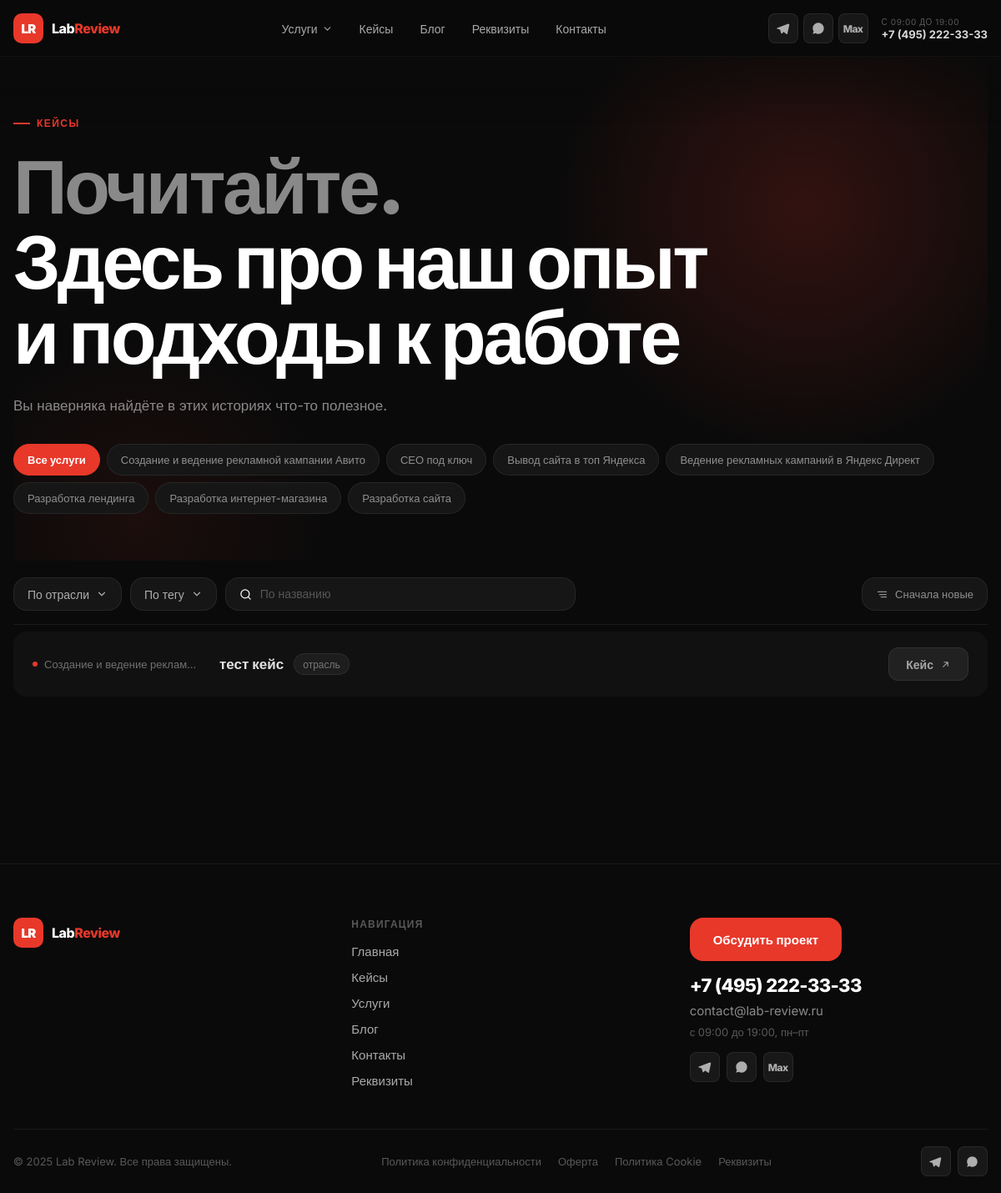
Page /cases/ on the earlier database version.
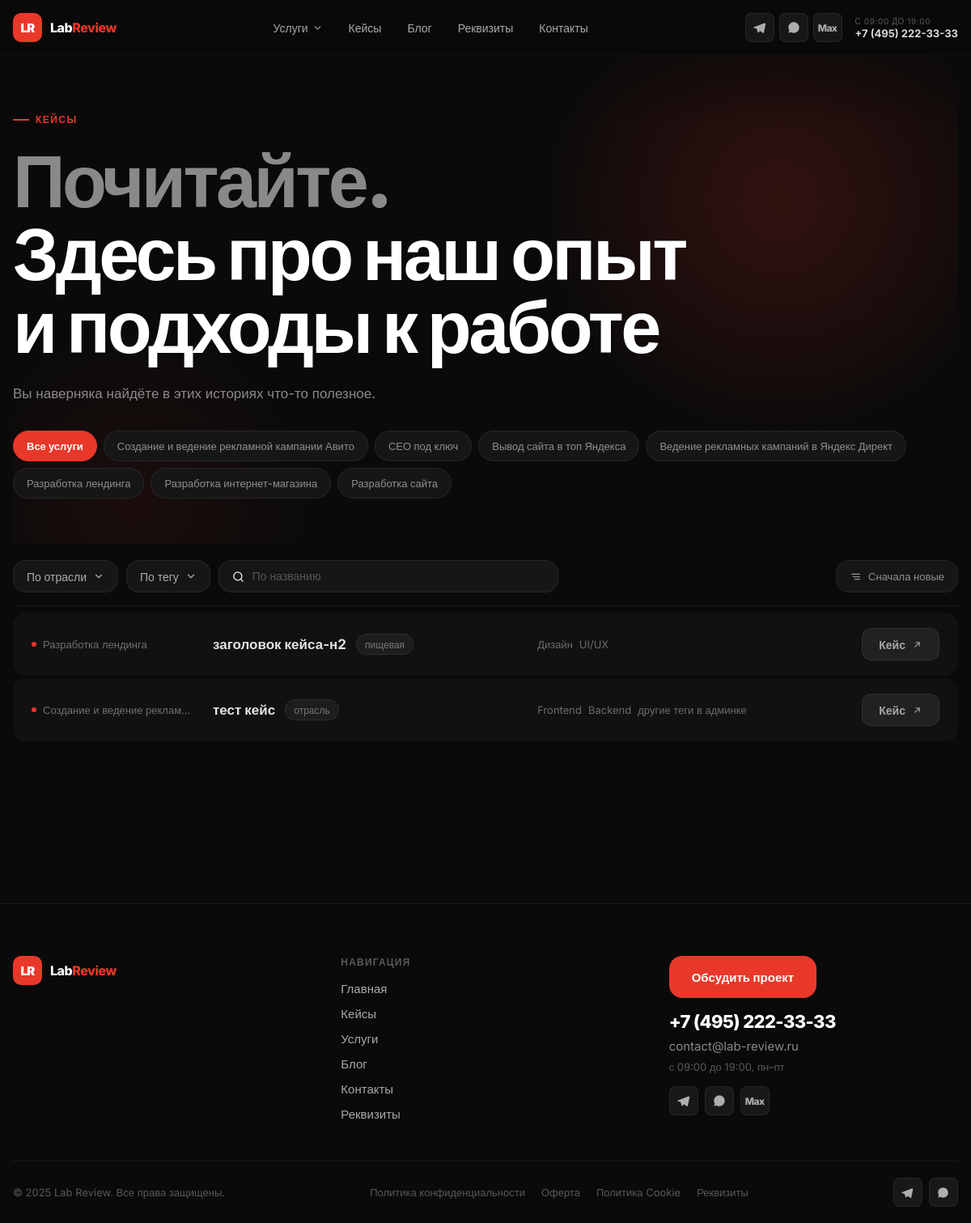
Same page on the later database version.
### cases/models.py (models this page shows, shortened)
class Case(models.Model):
	title = models.CharField('Заголовок', max_length=200)
	slug = models.SlugField('URL', max_length=200, unique=True, blank=True)
	service = models.CharField('Услуга', max_length=50, choices=SERVICE_CHOICES)
	direction = models.CharField('Направление', max_length=20, choices=DIRECTION_CHOICES)
	industry = models.CharField('Отрасль', max_length=100, blank=True)
	tags = models.ManyToManyField(Tag, blank=True, verbose_name='Теги')
	description = models.TextField('Короткое описание')
	cover = models.ImageField('Обложка', upload_to='cases/covers/', blank=True, null=True)
	metrics = models.JSONField('Метрики', default=list, blank=True, help_text='Список строк: ["+142% заявок", "-31% лид"]')
	blocks = models.JSONField('Блоки страницы', default=list, blank=True)
	meta_title = models.CharField('Meta Title', max_length=200, blank=True)
	meta_description = models.TextField('Meta Description', blank=True)
	is_published = models.BooleanField('Опубликован', default=False)
	created_at = models.DateTimeField('Дата создания', auto_now_add=True)
	class Meta:
		verbose_name = 'Кейс'
		verbose_name_plural = 'Кейсы'
		ordering = ['-created_at']

class Tag(models.Model):
	name = models.CharField('Название', max_length=100, unique=True)
	slug = models.SlugField(max_length=100, unique=True, blank=True)
	class Meta:
		verbose_name = 'Тег'
		verbose_name_plural = 'Теги'

### cases/views.py (the view)
# urls.py: path('', views.cases_list, name='list'),
def cases_list(request):
	cases = Case.objects.filter(is_published=True).prefetch_related('tags')
	service = request.GET.get('service')
	if service:
		cases = cases.filter(service=service)
	industry = request.GET.get('industry')
	if industry:
		cases = cases.filter(industry=industry)
	tag = request.GET.get('tag')
	if tag:
		cases = cases.filter(tags__slug=tag)
	search = request.GET.get('search')
	if search:
		cases = cases.filter(title__icontains=search)
	all_tags = Tag.objects.all()
	all_industries = Case.objects.filter(is_published=True).values_list('industry', flat=True).distinct()
	selected_tag_name = ''
	if tag:
		try:
			selected_tag_name = Tag.objects.get(slug=tag).name
		except Tag.DoesNotExist:
			pass
	context = {
		'cases': cases,
		'all_tags': all_tags,
		'all_industries': [i for i in all_industries if i],
		'service_choices': SERVICE_CHOICES,
		'selected_service': service,
		'selected_industry': industry,
		'selected_tag': tag,
		'selected_tag_name': selected_tag_name,
		'search': search or '',
	}
	return render(request, 'cases/list.html', context)

### cases/templates/cases/list.html (shortened to what this page needs)
{% extends "cases/base.html" %}
{% block content %}
<main class="cases-page">
	<div class="shell">
		<div class="hero">
			<div class="hero-blob"></div>
			<div class="hero-blob-2"></div>
			<div class="hero-inner">
				<div class="hero-label">Кейсы</div>
				<h1 class="hero-title">
					<span class="dim">Почитайте.</span><br>
					Здесь про наш опыт<br>и подходы к работе
				</h1>
				<p class="hero-subtitle">Вы наверняка найдёте в этих историях что-то полезное.</p>
				<div class="service-tabs">
					<button class="service-tab {% if not selected_service %}is-active{% endif %}" onclick="applyFilter('service', '')">
						Все услуги
					</button>
					{% for value, label in service_choices %}
					<button class="service-tab {% if selected_service == value %}is-active{% endif %}" onclick="applyFilter('service', '{{ value }}')">
						{{ label }}
					</button>
					{% endfor %}
				</div>
			</div>
		</div>
		<div class="filters" id="filters">
			<div class="dropdown">
				<button class="dropdown-btn" id="industry-btn" type="button">
					{% if selected_industry %}{{ selected_industry }}{% else %}По отрасли{% endif %}
					<svg width="14" height="14" viewBox="0 0 24 24" fill="none"><path d="M6 9l6 6 6-6" stroke="currentColor" stroke-width="2" stroke-linecap="round" stroke-linejoin="round"/></svg>
				</button>
			</div>
			<div class="dropdown">
				<button class="dropdown-btn" id="tag-btn" type="button">
					{% if selected_tag %}{{ selected_tag_name }}{% else %}По тегу{% endif %}
					<svg width="14" height="14" viewBox="0 0 24 24" fill="none"><path d="M6 9l6 6 6-6" stroke="currentColor" stroke-width="2" stroke-linecap="round" stroke-linejoin="round"/></svg>
				</button>
			</div>
			<label class="search-wrap">
				<svg width="15" height="15" viewBox="0 0 24 24" fill="none"><path d="M11 19a8 8 0 1 1 0-16 8 8 0 0 1 0 16Zm10 2-4.35-4.35" stroke="currentColor" stroke-width="2" stroke-linecap="round"/></svg>
				<input type="text" placeholder="По названию" id="search-input" value="{{ search }}" />
			</label>
			<button class="sort-btn" type="button">
				<svg width="15" height="15" viewBox="0 0 24 24" fill="none"><path d="M4 7h16M7 12h13M10 17h10" stroke="currentColor" stroke-width="2" stroke-linecap="round"/></svg>
				Сначала новые
			</button>
		</div>
		<div class="cases-list">
			{% for case in cases %}
			<a class="case-row"
				href="{% url 'cases:detail' case.slug %}"
				data-cover="{% if case.cover %}{{ case.cover.url }}{% endif %}">
				<div class="case-service">
					<span class="case-service-text">{{ case.get_service_display }}</span>
				</div>
				<div class="case-main">
					<div class="case-title">{{ case.title }}</div>
					{% if case.industry %}
					<div class="case-industry">{{ case.industry }}</div>
					{% endif %}
				</div>
				<div class="case-tags">
					{% for tag in case.tags.all|slice:":3" %}
					<span class="case-tag">{{ tag.name }}</span>
					{% endfor %}
				</div>
				<div class="case-link">
					Кейс
					<svg width="13" height="13" viewBox="0 0 24 24" fill="none"><path d="M7 17 17 7M9 7h8v8" stroke="currentColor" stroke-width="2" stroke-linecap="round" stroke-linejoin="round"/></svg>
				</div>
			</a>
			{% empty %}
			<div class="empty">Кейсы не найдены</div>
			{% endfor %}
		</div>
	</div>
</main>
{% endblock %}

### cases/templates/cases/base.html (shortened to what this page needs)
<!DOCTYPE html>
<html lang="ru">
<head>
</head>
<body>
<header class="site-header" id="site-header">
	<div class="shell">
		<div class="header-inner">
			<a href="/" class="logo">
				<div class="logo-mark">LR</div>
				<div class="logo-name">Lab<span>Review</span></div>
			</a>
			<nav class="nav">
				<div class="nav-dropdown">
					<button class="nav-dropdown-btn" id="services-btn">
						Услуги
						<svg width="13" height="13" viewBox="0 0 24 24" fill="none"><path d="M6 9l6 6 6-6" stroke="currentColor" stroke-width="2" stroke-linecap="round" stroke-linejoin="round"/></svg>
					</button>
				</div>
				<a href="{% url 'cases:list' %}" class="nav-link">Кейсы</a>
				<a href="#" class="nav-link">Блог</a>
				<a href="/requisites" class="nav-link">Реквизиты</a>
				<a href="#" class="nav-link">Контакты</a>
			</nav>
			<div class="header-right">
				<div class="messengers">
					<a href="#" class="messenger-btn" title="Telegram">
						<svg width="16" height="16" viewBox="0 0 24 24" fill="none"><path d="M21.8 3.2L1.2 11.1c-1.3.5-1.3 1.3-.2 1.6l5.1 1.6 2 6.3c.3.7.1 1 .8.9.5 0 .8-.3 1.1-.6l2.5-2.4 5.2 3.8c1 .5 1.6.3 1.8-.9l3.3-15.5c.4-1.5-.6-2.2-1.9-1.7z" fill="currentColor"/></svg>
					</a>
					<a href="#" class="messenger-btn" title="WhatsApp">
					</a>
					<a href="#" class="messenger-btn" title="Max">
						<span style="font-size:12px;font-weight:800;letter-spacing:-0.05em;">Max</span>
					</a>
				</div>
				<div class="worktime">
					<span class="worktime-label">с 09:00 до 19:00</span>
					<span class="worktime-value">+7 (495) 222-33-33</span>
				</div>
			</div>
		</div>
	</div>
</header>
{% block content %}{% endblock %}
<footer class="site-footer">
	<div class="shell">
		<div class="footer-top">
			<div class="footer-brand">
				<a href="/" class="logo">
					<div class="logo-mark">LR</div>
					<div class="logo-name">Lab<span>Review</span></div>
				</a>
			</div>
			<div class="footer-nav">
				<span class="footer-nav-title">Навигация</span>
				<a href="/" class="footer-nav-link">Главная</a>
				<a href="{% url 'cases:list' %}" class="footer-nav-link">Кейсы</a>
				<a href="#" class="footer-nav-link">Услуги</a>
				<a href="#" class="footer-nav-link">Блог</a>
				<a href="#" class="footer-nav-link">Контакты</a>
				<a href="/requisites" class="footer-nav-link">Реквизиты</a>
			</div>
			<div class="footer-cta">
				<a href="#" class="footer-cta-btn">Обсудить проект</a>
				<div class="footer-contact-block">
					<a href="tel:+74952223333" class="footer-phone">+7 (495) 222-33-33</a>
					<a href="mailto:contact@lab-review.ru" class="footer-email">contact@lab-review.ru</a>
					<span class="footer-worktime">с 09:00 до 19:00, пн–пт</span>
				</div>
				<div class="footer-messengers">
					<a href="#" class="messenger-btn" title="Telegram">
						<svg width="16" height="16" viewBox="0 0 24 24" fill="none"><path d="M21.8 3.2L1.2 11.1c-1.3.5-1.3 1.3-.2 1.6l5.1 1.6 2 6.3c.3.7.1 1 .8.9.5 0 .8-.3 1.1-.6l2.5-2.4 5.2 3.8c1 .5 1.6.3 1.8-.9l3.3-15.5c.4-1.5-.6-2.2-1.9-1.7z" fill="currentColor"/></svg>
					</a>
					<a href="#" class="messenger-btn" title="WhatsApp">
					</a>
					<a href="#" class="messenger-btn" title="Max">
						<span style="font-size:12px;font-weight:800;letter-spacing:-0.05em;">Max</span>
					</a>
				</div>
			</div>
		</div>
		<div class="footer-bottom">
			<span class="footer-copy">© 2025 Lab Review. Все права защищены.</span>
			<div class="footer-legal">
				<a href="/privacy-policy">Политика конфиденциальности</a>
				<a href="/oferta">Оферта</a>
				<a href="/cookie-consent">Политика Cookie</a>
				<a href="/requisites">Реквизиты</a>
			</div>
			<div class="footer-social">
				<a href="#" class="messenger-btn" title="Telegram">
					<svg width="15" height="15" viewBox="0 0 24 24" fill="none"><path d="M21.8 3.2L1.2 11.1c-1.3.5-1.3 1.3-.2 1.6l5.1 1.6 2 6.3c.3.7.1 1 .8.9.5 0 .8-.3 1.1-.6l2.5-2.4 5.2 3.8c1 .5 1.6.3 1.8-.9l3.3-15.5c.4-1.5-.6-2.2-1.9-1.7z" fill="currentColor"/></svg>
				</a>
				<a href="#" class="messenger-btn" title="WhatsApp">
				</a>
			</div>
		</div>
	</div>
</footer>
</body>
</html>

Differences in the rows shown:
added Case: service "Разработка лендинга", title "заголовок кейса-н2", industry "пищевая"
added Tag: name "Дизайн", shown under "Разработка лендинга"
added Tag: name "UI/UX", shown under "Разработка лендинга"
added Tag: name "Frontend", shown under Case "тест кейс"
added Tag: name "Backend", shown under Case "тест кейс"
added Tag: name "другие теги в админке", shown under Case "тест кейс"
